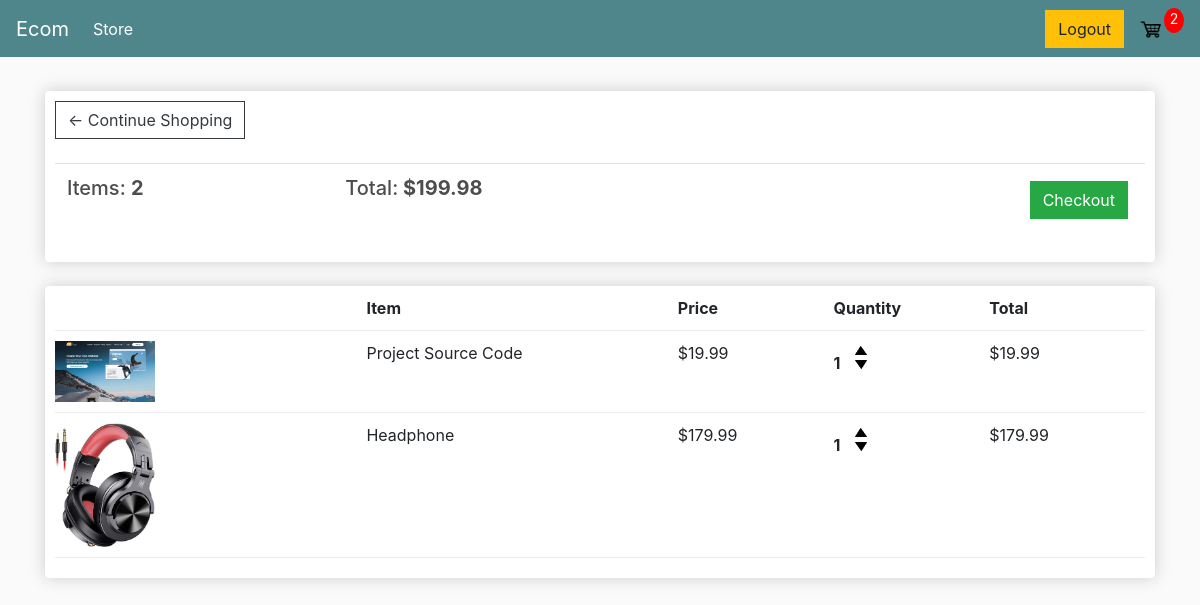
The page /cart/ (signed in) on the database as committed earlier.
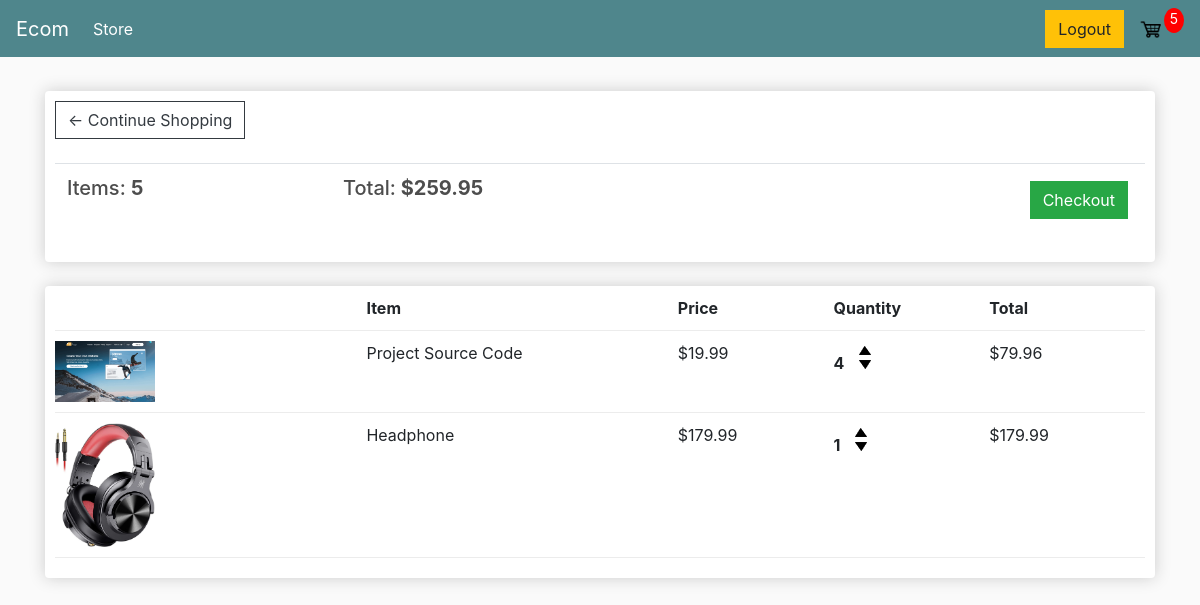
The same page on the database as committed later.
### store/models.py (models this page shows, shortened)
class Order(models.Model):
    customer = models.ForeignKey(Customer, on_delete=models.CASCADE,null=True)
    complete = models.BooleanField(default=False)
    transaction_id = models.CharField(max_length=200, null=True)
    @property
    def get_total_price(self):
        orderitem=self.orderitem_set.all()
        total_price=sum([item.get_total for item in orderitem])
        return total_price
    @property
    def get_total_item(self):
        orderitem=self.orderitem_set.all()
        total=sum([item.quantity for item in orderitem])
        return total

class OrderItem(models.Model):
    product = models.ForeignKey(Product, on_delete=models.SET_NULL, null=True)
    order = models.ForeignKey(Order, on_delete=models.SET_NULL, null=True)
    quantity = models.IntegerField(default=0, null=True, blank=True)
    date_added = models.DateTimeField(auto_now_add=True)
    @property
    def get_total(self):
        total=self.product.price * self.quantity
        return total

class Product(models.Model):
    name = models.CharField(max_length=200, null=False, blank=False)
    price = models.FloatField(default=0)
    digital = models.BooleanField(default=False, null=True, blank=True)
    image=models.ImageField(upload_to='%d',default='default.jpg',)

### store/views.py (the view)
# urls.py: path('cart/', views.cartView, name='cart'),
def cartView(request):
    if request.user.is_authenticated:
        customer=request.user.customer
        order, created =Order.objects.get_or_create(customer=customer, complete = False)
        items=order.orderitem_set.all()
        cart_total=order.get_total_item
    else:
        items=[]
        order={'get_total_price':0,'get_total_item':0}
        cart_total=order['get_total_item']
    content={'items':items,'order':order,'cartItem':cart_total}
    return render(request,'store/cart.html',content)

### store/templates/store/cart.html
{% extends 'main.html' %}
{% load static %}
{% block content %}
	<div class="row">
		<div class="col-lg-12">
			<div class="box-element">
				<a  class="btn btn-outline-dark" href="{% url 'store' %}">&#x2190; Continue Shopping</a>
				<br>
				<br>
				<table class="table">
					<tr>
						<th><h5>Items: <strong>{{order.get_total_item}}</strong></h5></th>
						<th><h5>Total:<strong> ${{order.get_total_price|floatformat:2}}</strong></h5></th>
						<th>
							<a  style="float:right; margin:5px;" class="btn btn-success" href="{% url 'checkout' %}">Checkout</a>
						</th>
					</tr>
				</table>
			</div>
			<br>
			<div class="box-element">
				<div class="cart-row">
					<div style="flex:2"></div>
					<div style="flex:2"><strong>Item</strong></div>
					<div style="flex:1"><strong>Price</strong></div>
					<div style="flex:1"><strong>Quantity</strong></div>
					<div style="flex:1"><strong>Total</strong></div>
				</div>
				{% for item in items %}
				<div class="cart-row">
					<div style="flex:2"><img class="row-image" src="{{item.product.image.url}}"></div>
					<div style="flex:2"><p>{{item.product.name}}</p></div>
					<div style="flex:1"><p>${{item.product.price|floatformat:2}}</p></div>
					<div style="flex:1">
						<p class="quantity">{{item.quantity}}</p>
						<div class="quantity">
							<img data-product="{{item.product.id}}" data-action="add" class="chg-quantity update-cart" src="{% static  'images/arrow-up.png' %}">
							<img data-product="{{item.product.id}}" data-action="remove" class="chg-quantity update-cart" src="{% static  'images/arrow-down.png' %}">
						</div>
					</div>
					<div style="flex:1"><p>${{item.get_total|floatformat:2}}</p></div>
				</div>
				{% endfor %}
			</div>
		</div>
	</div>
{% endblock content %}

### templates/main.html (shortened to what this page needs)
<!DOCTYPE html>
{% load static %}
<html>
  <head>
    <link
      rel="stylesheet"
      href="https://stackpath.bootstrapcdn.com/bootstrap/4.4.1/css/bootstrap.min.css"
    />
    <link rel="stylesheet" type="text/css" href="{% static 'css/main.css' %}" />
  </head>
  <body>
    {%include 'navbar.html'%}
    <div class="container">
      <br />
      {% block content %} {% endblock content %}
    </div>
  </body>
</html>

### templates/navbar.html (shortened to what this page needs)
{%load static%}
<nav class="navbar navbar-expand-lg navbar-dark bg-dark">
    <a class="navbar-brand" href="{% url 'store' %}">Ecom</a>
    <div class="collapse navbar-collapse" id="navbarSupportedContent">
      <ul class="navbar-nav mr-auto">
        <li class="nav-item active">
          <a class="nav-link" href="{% url 'store' %}">Store <span class="sr-only">(current)</span></a>
        </li>
      </ul>
      <div class="form-inline my-2 my-lg-0">
        {%if request.user.is_authenticated%}
        <a href="{%url 'logout'%}" class="btn btn-warning"> Logout </a>
        {%else%}
          <a href="{%url 'login'%}" class="btn btn-warning"> Login </a>
        {%endif%}
          <a href="{%url 'cart'%}">
             <img  id="cart-icon" src="{% static 'images/cart.png' %}">
          </a>
          <p id="cart-total">{{cartItem}}</p>
      </div>
    </div>
  </nav>

### store/static/css/main.css (style rules this page uses)
body { background-color: hsl(0, 0%, 98%); }
h1,h2,h3,h4,h5,h6 { color:hsl(0, 0%, 30%); }
.box-element { box-shadow:hsl(0, 0%, 80%) 0 0 16px; background-color: #fff; border-radius: 4px; padding: 10px; }
.bg-dark { background-color: #4f868c!important; }
#cart-icon { width:25px; display: inline-block; margin-left: 15px; }
#cart-total { display: block; text-align: center; justify-content:center; color:#fff; background-color: red; width: 20px; height: 25px; border-radius: 100%; font-size: 14px; }
.col-lg-4, .col-lg-6, .col-lg-8, .col-lg-12 { margin-top: 10px; }
.btn { border-radius: 0; }
.row-image { width: 100px; }
.cart-row { display: flex; align-items: flex-stretch; padding-bottom: 10px; margin-bottom: 10px; border-bottom: 1px solid #ececec; }
.quantity { display: inline-block; font-weight: 700; padding-right:10px; }
.chg-quantity { width: 12px; cursor: pointer; display: block; margin-top: 5px; transition:.1s; }

Rows that differ between the two databases and show on the page:
changed through a linked row, Order: get_total_item "2" → "5"; get_total_price "199.98" → "259.95"
changed OrderItem "Project Source Code": quantity "1" → "4"; get_total "19.99" → "79.96"
Other text that changed with them:
{{ cartItem }}: "2" → "5"
